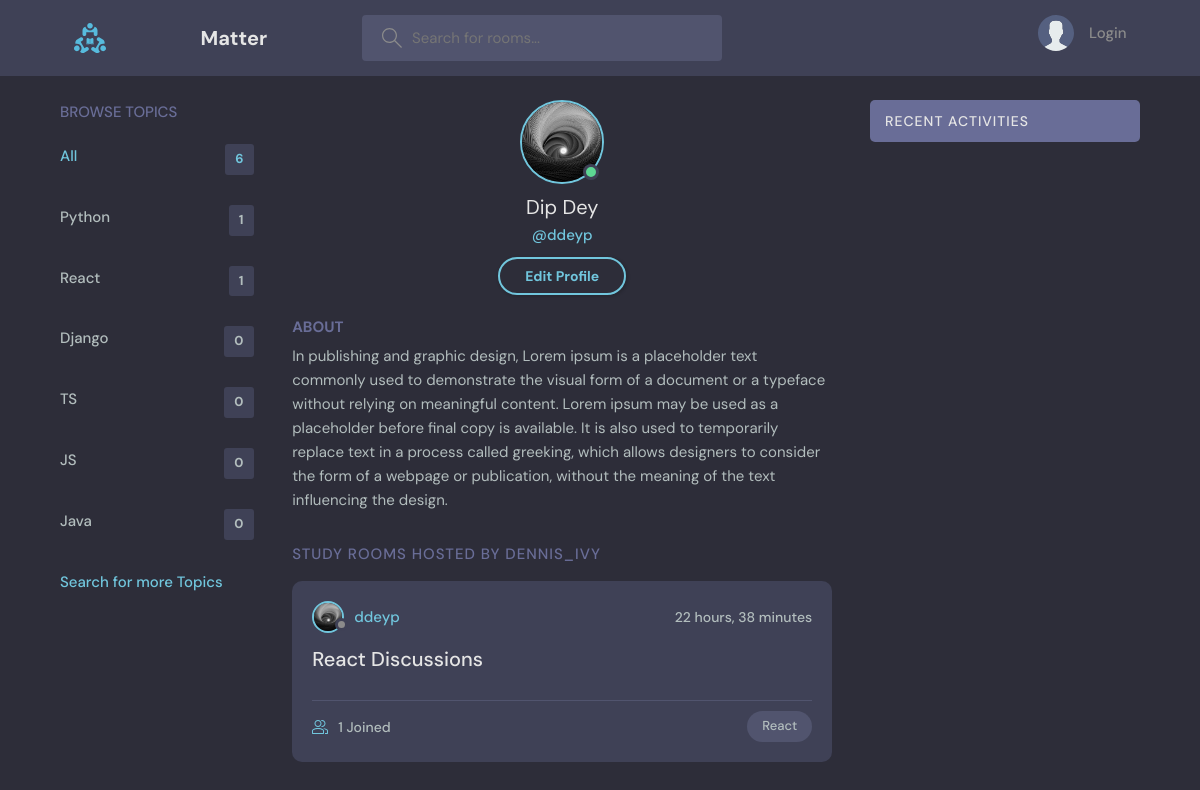
/matter/room-profile/6d888d57-986a-410f-8f61-25869096bba2/, run on an earlier commit of the app's database.
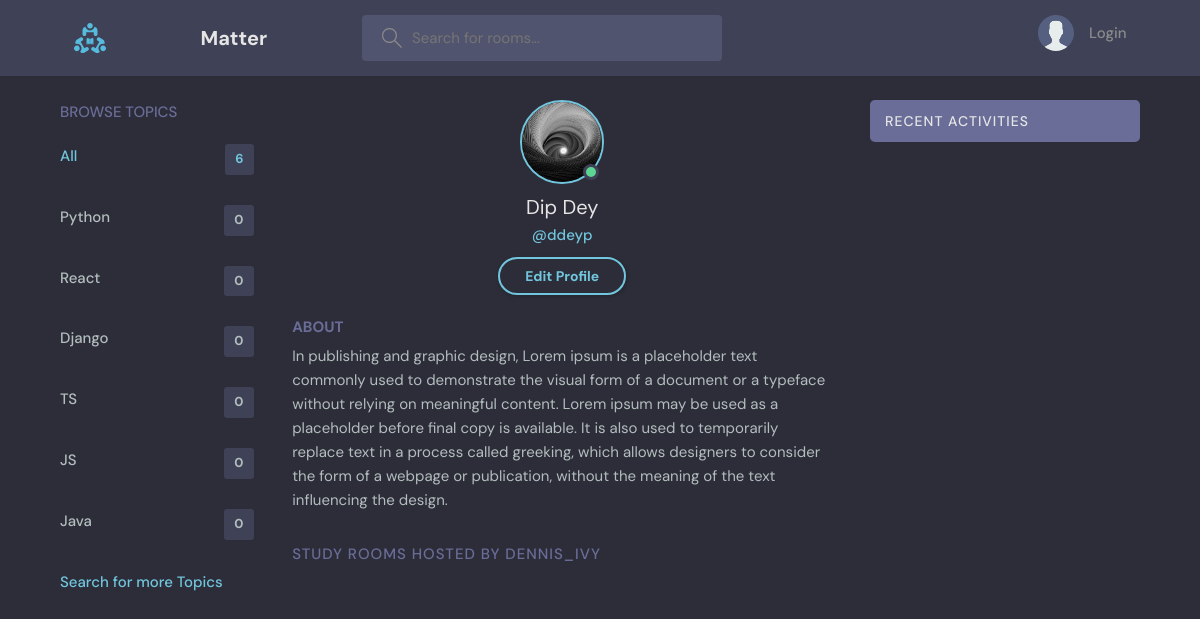
And on a later commit of the database.
### rooms/models.py (models this page shows, shortened)
class Topic(models.Model):
    name = models.CharField(max_length=200)

class Room(models.Model):
    host = models.ForeignKey(Profile, null=True, blank= True, on_delete=models.SET_NULL)
    topic = models.ForeignKey(Topic, on_delete=models.SET_NULL, null=True)
    name = models.CharField(max_length = 200)
    description = models.TextField(null=True, blank=True)
    participants = models.ManyToManyField(Profile, related_name='participants', blank=True)
    updated = models.DateTimeField(auto_now=True)
    created = models.DateTimeField(auto_now_add=True)
    id = models.UUIDField(default=uuid.uuid4, unique = True, primary_key=True, editable= False)
    class Meta:
        ordering =['-updated', '-created']

### users/models.py (models this page shows, shortened)
class Profile(models.Model):
    user = models.OneToOneField(User, on_delete = models.CASCADE, null=True, blank= True)
    name = models.CharField(max_length=200, blank=True, null=True)
    username = models.CharField(max_length=200, blank=True, null=True)
    email= models.EmailField(max_length=500, blank=True, null=True)
    location = models.CharField(max_length=200, blank=True, null=True)
    bio = models.TextField(null=True, blank=True)
    short_intro = models.TextField(blank=True, null=True)
    social_twitter = models.CharField(max_length=200, blank=True, null=True)
    social_linkedin = models.CharField(max_length=200, blank=True, null=True)
    social_youtube = models.CharField(max_length=200, blank=True, null=True)
    social_website = models.CharField(max_length=200, blank=True, null=True)
    social_instagram = models.CharField(max_length=200, blank=True, null=True)
    social_github = models.CharField(max_length=200, blank=True, null=True)
    profile_image = models.ImageField(null=True, blank=True, upload_to='profiles/', default = 'profiles/user-default.png')
    id = models.UUIDField(default=uuid.uuid4, unique = True, primary_key=True, editable= False)
    created_at = models.DateTimeField(auto_now_add=True)
    @property
    def imageURL(self):
        try:
            url = self.profile_image.url
        except:
            url = ''
        return url

### rooms/views.py (the view)
# urls.py: path('room-profile/<str:pk>/', views.userProfile, name='room-profile')
def userProfile(request, pk):
    user = Profile.objects.get(id=pk)
    rooms = user.room_set.all()
    room_messages = user.replies_set.all()
    topics = Topic.objects.all()
    context ={'user': user, 'rooms': rooms, 'room_messages': room_messages, 'topics': topics}
    return render(request, 'rooms/profile.html', context)

### rooms/templates/rooms/profile.html
{% extends 'main2.html' %}
  {% block content %}
  <main class="profile-page layout layout--3">
    <div class="container">
      {% include 'rooms/topics_components.html' %}
      <div class="roomList">
        <div class="profile">
          <div class="profile__avatar">
            <div class="avatar avatar--large active">
              <img src="{{user.imageURL}}" />
            </div>
          </div>
          <div class="profile__info">
            <h3>{{user.name}}</h3>
            <p>@{{user.username}}</p>
            <a href="{% url 'edit-account' %}" class="btn btn--main btn--pill">Edit Profile</a>
          </div>
          <div class="profile__about">
            <h3>About</h3>
            <p>
              {{user.bio}}
            </p>
          </div>
        </div>
        <div class="roomList__header">
          <div>
            <h2>Study Rooms Hosted by dennis_ivy</a>
            </h2>
          </div>
        </div>
        {% include 'rooms/feed_component.html'%}
      </div>
      {% include 'rooms/activity_component.html' %}
    </div>
  </main>
{% endblock %}

### templates/main2.html (shortened to what this page needs)
<!DOCTYPE html>
{% load static %}
<html lang="en">
  <head>
    <link rel="stylesheet" href="{% static 'styles/style.css' %}" />
  </head>
  <body>
    {% include 'navbar_room.html' %}
    {% block content %}
    {% endblock %}
  </body>
</html>

### templates/navbar_room.html (shortened to what this page needs)
{% load static %}
<header class="header header--loggedIn">
    <div class="container">
      <a href="{% url 'post' %}" class="header__logo">
        <img src="{% static 'images/logo.svg' %}" />
      </a>
      <a href="{% url 'home' %}" class="header__logo">
        <h1>Matter</h1>
      </a>
      <form class="header__search" method="GET" action="{% url 'home' %}">
        <label>
          <input name='q' placeholder="Search for rooms..." />
        </label>
      </form>
      <nav class="header__menu">
        {% if request.user.is_authenticated %}
        <div class="header__user">
          <a href="{% url 'room-profile' request.user.profile.id %}">
            <div class="avatar avatar--medium active">
              <img src="{{request.user.profile.imageURL}}" />
            </div>
            <p>{{request.user.profile.name}} <span>@{{request.user.profile.username}}</span></p>
          </a>
          <button class="dropdown-button">
            <svg version="1.1" xmlns="http://www.w3.org/2000/svg" width="32" height="32" viewBox="0 0 32 32">
              <title>chevron-down</title>
              <path d="M16 21l-13-13h-3l16 16 16-16h-3l-13 13z"></path>
            </svg>
          </button>
        </div>
        {% else %}
        <a href="{% url 'login' %}">
          <img src="{% static 'images/avatar.svg' %}" />
          <p>Login</p>
        </a>
        {% endif %}
      </nav>
    </div>
  </header>

### rooms/templates/rooms/topics_components.html
 <div class="topics">
    <div class="topics__header">
      <h2>Browse Topics</h2>
    </div>
    <ul class="topics__list">
      <li>
        <a href="{% url 'home' %}" class="active">All <span>{{topics.count}}</span></a>
      </li>
      {% for topic in topics %}
      <li>
        <a href="{% url 'home' %}?q={{topic.name}}">{{topic.name}}<span>{{topic.room_set.all.count}}</span></a>
      </li>
      {% endfor %}
    </ul>
    <a class="btn btn--link">
      Search for more Topics
    </a>
  </div>

### rooms/templates/rooms/feed_component.html (shortened to what this page needs)
{% for room in rooms %}
<div class="roomListRoom">
    <div class="roomListRoom__header">
      <a href="{% url 'room-profile' room.host.id %}" class="roomListRoom__author">
        <div class="avatar avatar--small">
          <img src="{{room.host.imageURL}}" />
        </div>
        <span>{{room.host.username}}</span>
      </a>
      <div class="roomListRoom__actions">
        <span>{{room.created|timesince}}</span>
      </div>
    </div>
    <div class="roomListRoom__content">
      <a href="{% url 'rooms' room.id %}">{{room.name}}</a>
    </div>
    <div class="roomListRoom__meta">
      <a href="{% url 'rooms' room.id %}" class="roomListRoom__joined">
        {{room.participants.all.count}} Joined
      </a>
      <p class="roomListRoom__topic">{{room.topic.name}}</p>
    </div>
  </div>
{% endfor %}

### rooms/templates/rooms/activity_component.html (shortened to what this page needs)
        <div class="activities">
            <div class="activities__header">
              <h2>Recent Activities</h2>
            </div>
          </div>

What changed in the data, as far as the page shows it:
removed Room: host.imageURL (picture), host.username "ddeyp", created "22 hours, 38 minutes", name "React Discussions", participants.all.count "1", topic.name "React"
computed for Topic "Python": room_set.all.count "1" → "0"
computed for Topic "React": room_set.all.count "1" → "0"
